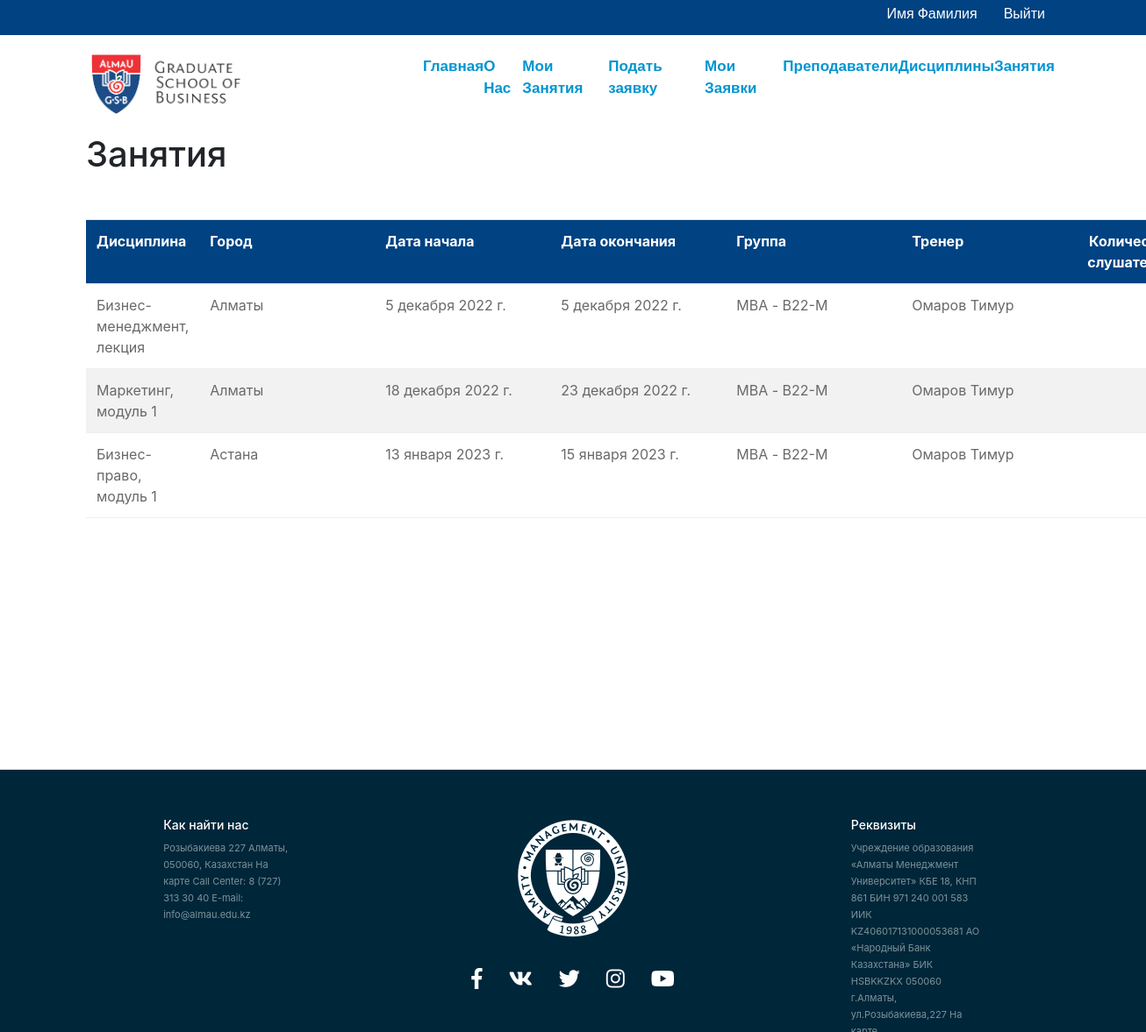
/lesson/ (signed in), run on the app's committed database.
### main/models.py (models this page shows, shortened)
class Student(AbstractUser):
    type = models.ForeignKey(StudentType, on_delete=models.CASCADE, null=True)
    name = models.CharField('ФИО', max_length=255)
    number = models.IntegerField('Тел. номер',null=True)
    email = models.EmailField('Эл. почта', max_length=255)
    class Meta:
        verbose_name = 'Студент'
        verbose_name_plural = 'Студенты'

class Lesson(models.Model):
    discipline = models.ForeignKey(Discipline, on_delete=models.CASCADE)
    city = models.ForeignKey(City, on_delete=models.CASCADE)
    room = models.ForeignKey(Room, on_delete=models.CASCADE)
    teacher = models.ForeignKey(Teacher, on_delete=models.CASCADE)
    start_date = models.DateField('Дата начала',)
    end_date = models.DateField('Дата окончания',)
    start_time = models.TimeField('Время начала',)
    group = models.ForeignKey(Group, on_delete=models.CASCADE)
    free_places = models.IntegerField('Количество свободных мест', max_length=10)
    class Meta:
        verbose_name = 'Занятие (Расписание)'
        verbose_name_plural = 'Занятия (Расписание)'

class Discipline(models.Model):
    title = models.CharField('Наименование', max_length=255)
    about = models.TextField('Описание', blank=True)
    def __str__(self):
       return f"{self.title}"
    class Meta:
        verbose_name = 'Дисциплина'
        verbose_name_plural = 'Дисциплины'

class City(models.Model):
    name = models.CharField('Наименование', max_length=255)
    about = models.TextField('Описание', blank=True)
    def __str__(self):
       return f"{self.name}"
    class Meta:
        verbose_name = 'Город'
        verbose_name_plural = 'Города'

class Group(models.Model):
    title = models.CharField('Наименование группы',max_length=255)
    def __str__(self):
       return f"{self.title}"
    class Meta:
        verbose_name = 'Группа студента'
        verbose_name_plural = 'Группы студентов'

class Teacher(models.Model):
    name = models.CharField('ФИО преподавателя', max_length=255)
    about = models.TextField('Описание', blank=True)
    def __str__(self):
       return f"{self.name}"
    class Meta:
        verbose_name = 'Преподаватель'
        verbose_name_plural = 'Преподаватели'

### main/views.py (the view)
# urls.py: path('lesson/', views.lesson, name='main-lesson'),
def lesson(request):
    error = 'No db'
    data = Lesson.objects.all()
    context = {
        'title':'Список текущих занятии',
        'header': 'Занятия',
        'data': data,
        'error': error,
    }
    return render(request, 'main/lesson.html', context)

### main/templates/main/lesson.html (shortened to what this page needs)
{% extends 'main/base.html' %}
{% block content%}
<h1>Занятия</h1>
<table class="table table-striped">
    <tr>
        <th>Дисциплина</th>
        <th>Город</th>
        <th>Дата начала</th>
        <th>Дата окончания</th>
        <th>Группа</th>
        <th>Тренер</th>
        <th>Количество слушателей</th>
    </tr>
    {% for row in data %}
    <tr>
        <td>{{row.discipline}}</td>
        <td>{{row.city}}</td>
        <td>{{row.start_date}}</td>
        <td>{{row.end_date}}</td>
        <td>{{row.group}}</td>
        <td>{{row.teacher}}</td>
        <td>{{row.listeners_count}}</td>
    </tr>
    {% endfor %}
</table>
{% endblock %}

### main/templates/main/base.html (shortened to what this page needs)
{% load static %}
<!DOCTYPE html>
<html lang="en">
<head>
    <link rel="stylesheet" href="//use.fontawesome.com/releases/v5.0.7/css/all.css">
    <link rel="stylesheet" href="https://cdn.jsdelivr.net/npm/bootstrap@4.6.2/dist/css/bootstrap.min.css">
    <link rel="stylesheet" type="text/css" href="{% static 'main/css/main.css' %}">
</head>
<body>
  <div class="top-header">
    {% if user.is_authenticated %}
    <a href="{% url 'main-logout' %}"><h6>{{user.first_name}} {{user.last_name}}</h6></a>
    <a href="{% url 'main-logout' %}"><h6>Выйти</h6></a>
    {% else %}
    <a href="{% url 'main-login' %}"><h6>Авторизоваться</h6></a>
    {% endif %}
  </div>
      <nav id="nav-container" class="main_header f-nav">
        <div class="header_logo">
            <a href="#"><img src="{% static 'main/img/logo_new.jpg' %}" alt=""></a>
        </div>
        <ul>
            <li><a href="{% url 'main-index' %}">Главная</a></li>
            <li><a href="{% url 'main-about' %}">О Нас</a></li>
            {% if user.is_authenticated %}
            <li><a href="{% url 'main-mylessons' %}">Мои Занятия</a></li>
            <li><a href="{% url 'main-addrequest' %}">Подать заявку</a></li>
            <li><a href="{% url 'main-requests' %}">Мои Заявки</a></li>
            {% endif %}
            <li><a href="{% url 'main-coach' %}">Преподаватели</a></li>
            <li><a href="{% url 'main-disciplines' %}">Дисциплины</a></li>
            <li><a href="{% url 'main-lesson' %}">Занятия</a></li>
        </ul>
      </nav>
      <main role="main" class="container">
    <div class="row">
        <div class="col-md-8">
          {% block content %}{% endblock %}
        </div>
    </div>
</main>
      <footer class="footer">
        <div class="footer_container">
            <h5>Как найти нас</h5>
            <p>Розыбакиева 227
                Алматы, 050060, Казахстан
                На карте
                Call Center: 8 (727) 313 30 40
                E-mail: info@almau.edu.kz
        </div>
        <div class="socials_container">
            <img class="footer_logo" src="{% static 'main/img/footer_logo.png' %}" alt="">
            <ul class="socials">
                <li><a href="https://www.facebook.com/almau.edu" target="_blank"><i class="fab fa-facebook-f"></i></a></li>
                <li><a href="https://vk.com/almau_edu" target="_blank"><i class="fab fa-vk"></i></a></li>
                <li><a href="https://twitter.com/AlmaU_edu" target="_blank"><i class="fab fa-twitter"></i></a></li>
                <li><a href="https://www.instagram.com/almau_edu/" target="_blank"><i class="fab fa-instagram"></i></a></li>
                <li><a href="https://www.youtube.com/user/MABchannelIAB" target="_blank"><i class="fab fa-youtube"></i></a></li>
            </ul>
        </div>
        <div class="footer_container">
                <h5>Реквизиты</h5>
                <p>Учреждение образования «Алматы Менеджмент Университет»
                    КБЕ 18, КНП 861
                    БИН 971 240 001 583
                    ИИК KZ406017131000053681
                    АО «Народный Банк Казахстана»
                    БИК HSBKKZKX
                    050060 г.Алматы, ул.Розыбакиева,227 На карте</p>
        </div>
      </footer>
</body>
</html>

### main/static/main/css/main.css (style rules this page uses)
body, html { width: 100%; height: 100% }
* { margin: 0; padding: 0; list-style: none; box-sizing: border-box; }
.top-header { height: 40px; background-color: #004282; font-family: 'Roboto', sans-serif; font-size: 14px; display: flex; justify-content: flex-end; align-items: center; }
.top-header a { color: #fff; text-decoration: none; padding: 0 15px; }
.top-header a:last-child { margin-right: 100px; }
.main_header { height: 112px; display: flex; justify-content: space-around; align-items: center; font-family: 'Roboto-Bold', sans-serif; font-weight: bold; font-size: 17px; }
.main_header ul { display: flex; justify-content: space-between; width: 720px; }
.main_header ul li a { color: #0095D1; text-decoration: none; padding-bottom: 6px; transition: .2s; }
.header_logo img { width: 170px; }
.footer { display: flex; background-color: #00263a; position: sticky!important; top: 100%; padding-top: 25px; padding-bottom: 25px; border-top: 1px solid #ddd; margin-top: 20%; justify-content: space-evenly; height: 300px; color: #fff; }
.socials_container { display: flex; flex-direction: column; align-items: center; justify-content: center; margin-top: 60px; height: 160px; }
.socials_container .footer_logo { width: 126px; }
.socials { display: flex; }
.socials li { padding: 30px 15px 0 15px; }
.socials li a { color: #fff; font-size: 24px; }
.footer_container { width: 150px; margin-top: 30px; }
.footer_container h5 { font-size: 14px; }
.footer_container p { font-size: 11px; line-height: 19px; color: #7C9397; }
table { margin-top: 50px; }
th { text-align: left; color: #fff; background-color: #004282; }
td { min-width: 200px; color: #696969; border-bottom: 1px solid #eee; }
th, td { padding: 10px; height: 20px; }
td:first-child { width: 150px; min-width: 0; }
th:last-child { text-align: right; }
td:last-child { width: 80px; min-width: 0; text-align: right; }
tr:nth-child(odd) { background-color: #eee; }

### data on the page
Student: first_name "Имя", last_name "Фамилия"
Lesson: discipline "Бизнес-менеджмент, лекция", city "Алматы", start_date "5 декабря 2022 г.", end_date "5 декабря 2022 г.", group "MBA - В22-М", teacher "Омаров Тимур"
Lesson: discipline "Маркетинг, модуль 1", city "Алматы", start_date "18 декабря 2022 г.", end_date "23 декабря 2022 г.", group "MBA - В22-М", teacher "Омаров Тимур"
Lesson: discipline "Бизнес-право, модуль 1", city "Астана", start_date "13 января 2023 г.", end_date "15 января 2023 г.", group "MBA - В22-М", teacher "Омаров Тимур"
